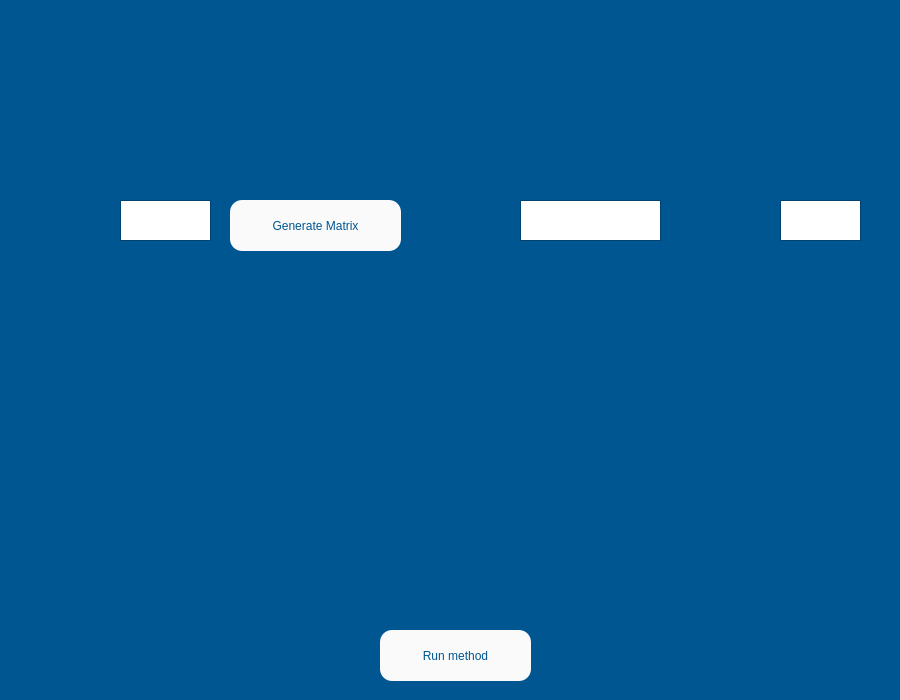
<?xml version="1.0" encoding="UTF-8"?>
<ui version="4.0">
 <class>gauss_seidel</class>
 <widget class="QWidget" name="gauss_seidel">
  <property name="geometry">
   <rect>
    <x>0</x>
    <y>0</y>
    <width>900</width>
    <height>700</height>
   </rect>
  </property>
  <property name="minimumSize">
   <size>
    <width>900</width>
    <height>700</height>
   </size>
  </property>
  <property name="maximumSize">
   <size>
    <width>900</width>
    <height>700</height>
   </size>
  </property>
  <property name="palette">
   <palette>
    <active>
     <colorrole role="Base">
      <brush brushstyle="SolidPattern">
       <color alpha="255">
        <red>255</red>
        <green>255</green>
        <blue>255</blue>
       </color>
      </brush>
     </colorrole>
     <colorrole role="Window">
      <brush brushstyle="SolidPattern">
       <color alpha="255">
        <red>0</red>
        <green>86</green>
        <blue>145</blue>
       </color>
      </brush>
     </colorrole>
    </active>
    <inactive>
     <colorrole role="Base">
      <brush brushstyle="SolidPattern">
       <color alpha="255">
        <red>255</red>
        <green>255</green>
        <blue>255</blue>
       </color>
      </brush>
     </colorrole>
     <colorrole role="Window">
      <brush brushstyle="SolidPattern">
       <color alpha="255">
        <red>0</red>
        <green>86</green>
        <blue>145</blue>
       </color>
      </brush>
     </colorrole>
    </inactive>
    <disabled>
     <colorrole role="Base">
      <brush brushstyle="SolidPattern">
       <color alpha="255">
        <red>0</red>
        <green>86</green>
        <blue>145</blue>
       </color>
      </brush>
     </colorrole>
     <colorrole role="Window">
      <brush brushstyle="SolidPattern">
       <color alpha="255">
        <red>0</red>
        <green>86</green>
        <blue>145</blue>
       </color>
      </brush>
     </colorrole>
    </disabled>
   </palette>
  </property>
  <property name="windowTitle">
   <string>Form</string>
  </property>
  <widget class="QLabel" name="label">
   <property name="geometry">
    <rect>
     <x>60</x>
     <y>20</y>
     <width>771</width>
     <height>161</height>
    </rect>
   </property>
   <property name="styleSheet">
    <string notr="true">image: url(:/images/gausseidel_anner.png);</string>
   </property>
   <property name="text">
    <string/>
   </property>
  </widget>
  <widget class="QLabel" name="label_5">
   <property name="geometry">
    <rect>
     <x>50</x>
     <y>200</y>
     <width>81</width>
     <height>41</height>
    </rect>
   </property>
   <property name="styleSheet">
    <string notr="true">background-image: url(:/images/n.png);</string>
   </property>
   <property name="text">
    <string/>
   </property>
  </widget>
  <widget class="QTextEdit" name="n_input">
   <property name="geometry">
    <rect>
     <x>120</x>
     <y>200</y>
     <width>91</width>
     <height>41</height>
    </rect>
   </property>
   <property name="font">
    <font>
     <pointsize>14</pointsize>
    </font>
   </property>
  </widget>
  <widget class="QPushButton" name="matrix_button">
   <property name="geometry">
    <rect>
     <x>230</x>
     <y>200</y>
     <width>171</width>
     <height>51</height>
    </rect>
   </property>
   <property name="styleSheet">
    <string notr="true">background-color: rgb(250, 250, 250);
font: 15pt &quot;MS Shell Dlg 2&quot;;
color: rgb(0, 86, 145);
border-radius: 12px;
</string>
   </property>
   <property name="text">
    <string>Generate Matrix</string>
   </property>
  </widget>
  <widget class="QPushButton" name="run_button">
   <property name="geometry">
    <rect>
     <x>380</x>
     <y>630</y>
     <width>151</width>
     <height>51</height>
    </rect>
   </property>
   <property name="styleSheet">
    <string notr="true">background-color: rgb(250, 250, 250);
font: 15pt &quot;MS Shell Dlg 2&quot;;
color: rgb(0, 86, 145);
border-radius: 12px;
</string>
   </property>
   <property name="text">
    <string>Run method</string>
   </property>
  </widget>
  <widget class="QTextEdit" name="t_input">
   <property name="geometry">
    <rect>
     <x>520</x>
     <y>200</y>
     <width>141</width>
     <height>41</height>
    </rect>
   </property>
   <property name="font">
    <font>
     <pointsize>14</pointsize>
    </font>
   </property>
  </widget>
  <widget class="QLabel" name="label_2">
   <property name="geometry">
    <rect>
     <x>470</x>
     <y>200</y>
     <width>71</width>
     <height>41</height>
    </rect>
   </property>
   <property name="styleSheet">
    <string notr="true">image: url(:/images/t.png);</string>
   </property>
   <property name="text">
    <string/>
   </property>
  </widget>
  <widget class="QTextEdit" name="iter_input">
   <property name="geometry">
    <rect>
     <x>780</x>
     <y>200</y>
     <width>81</width>
     <height>41</height>
    </rect>
   </property>
   <property name="font">
    <font>
     <pointsize>14</pointsize>
    </font>
   </property>
  </widget>
  <widget class="QLabel" name="label_3">
   <property name="geometry">
    <rect>
     <x>710</x>
     <y>200</y>
     <width>71</width>
     <height>41</height>
    </rect>
   </property>
   <property name="styleSheet">
    <string notr="true">image: url(:/images/nmax.png);</string>
   </property>
   <property name="text">
    <string/>
   </property>
  </widget>
 </widget>
 <resources>
  <include location="../UserInterface/Util/Images/link.qrc"/>
 </resources>
 <connections/>
</ui>
